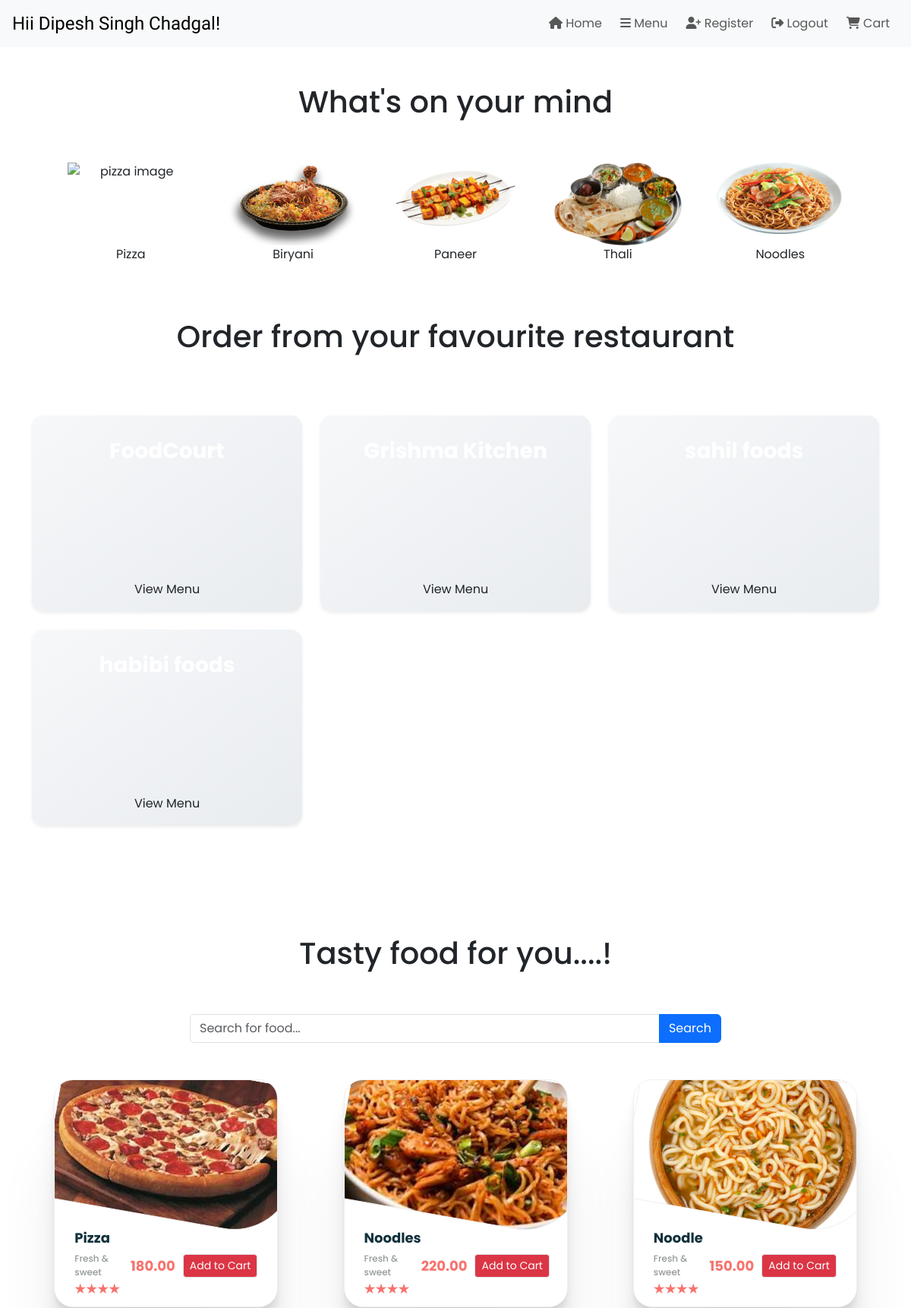
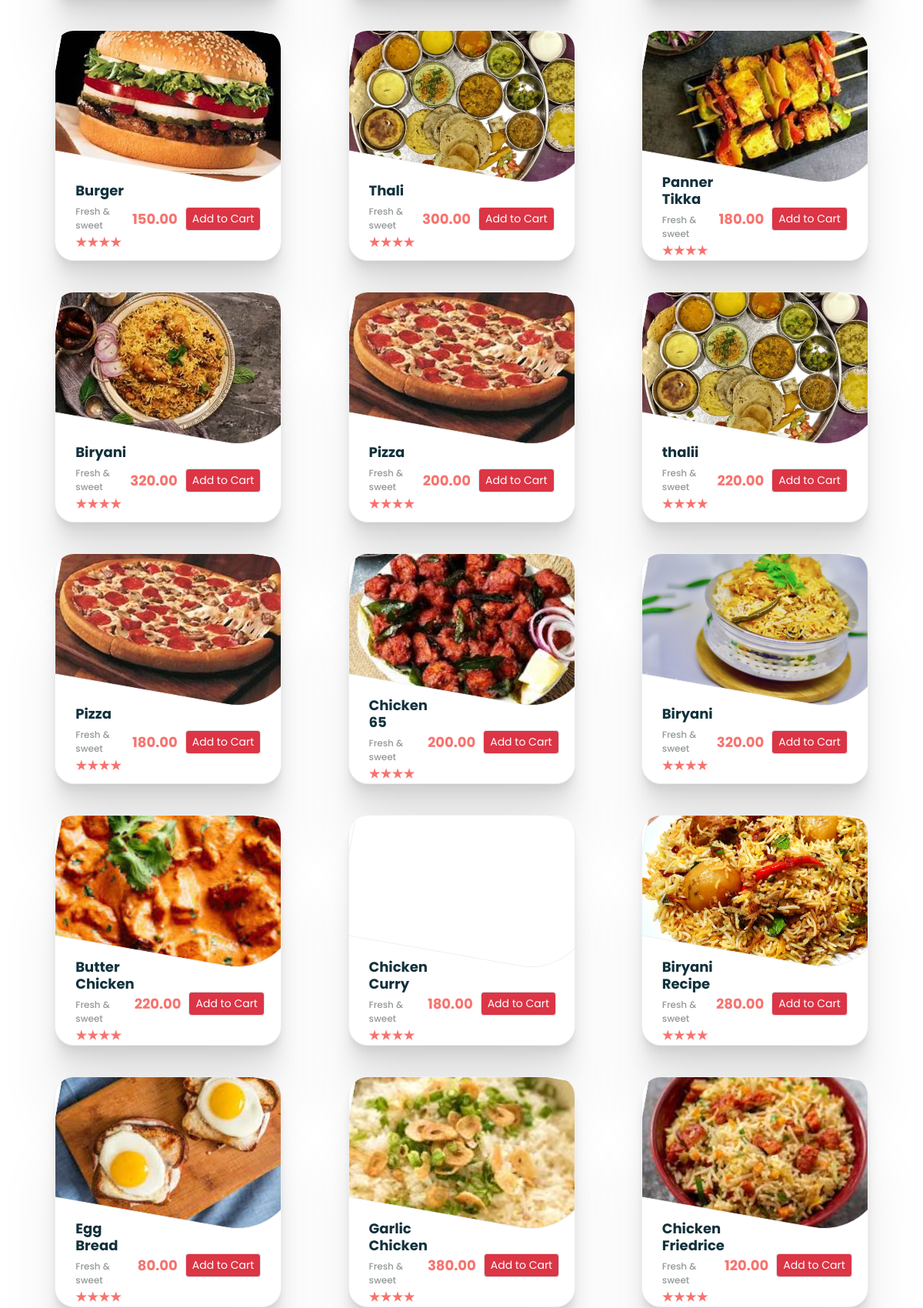
The page /menu/ (signed in, upper part) on the database its author committed (2 pictures, top to bottom).
### customer/models.py (models this page shows)
class CustomUser(AbstractUser):
    is_user = models.BooleanField(default=False)
    is_restaurant = models.BooleanField(default=False)

class customerUser(CustomUser):
    name = models.CharField(max_length=50)

### restaurant/models.py (models this page shows)
class restaurantUser(CustomUser):
    restaurantName = models.CharField(max_length=50)
    address = models.TextField()
    restaurantContact = PhoneNumberField()

class foodItems(models.Model):
    name = models.CharField(max_length=255)
    price = models.DecimalField(max_digits=10, decimal_places=2)
    image = models.ImageField(upload_to='images/')
    restaurantName = models.CharField(max_length=50)

### menu/views.py (the view, shortened to what this page needs)
# urls.py: path('menu/',menuviews.menu,name = 'menu'),
@login_required
def menu(request):
    user = request.user
    query = request.GET.get('q')
    foods = foodItems.objects.all()
    if query:
        foods = foods.filter(Q(name__icontains=query))
    cartEmpty = True
    if hasattr(user, 'customeruser'):
        name = user.customeruser.name
    else:
        name = "No name found"
    if 'cart' not in request.session:
        request.session['cart'] = {}
    list_restaurant = restaurantUser.objects.all()
    return render(request, 'index1.html', {
        'name': name,
        'foodItems': foods,
        'cart': request.session.get('cart', {}),
        'Empty': cartEmpty,
        'restaurant_list': list_restaurant
    })

### menu/templates/index1.html (shortened to what this page needs)
<!DOCTYPE html>
<html>
{% load static %}
<head>
    <link href="https://cdn.jsdelivr.net/npm/bootstrap@5.3.3/dist/css/bootstrap.min.css" rel="stylesheet"
>
    <link rel="stylesheet" href="https://cdn.jsdelivr.net/npm/bootstrap-icons@1.11.1/font/bootstrap-icons.css"
>
    <link rel="stylesheet" href={% static 'style.css' %}>
</head>
<body>
    {% include "header.html" %}
    <div class="container text-center justify-content-center">
        <br>
        <br>
        <h1>What's on your mind</h1>
        <br>
        <br>
        <section id='hehe' class="d-flex justify-content-evenly flex-wrap">
            <div class="main_items">
                <img class="img-fluid" src={% static 'pizza.png' %} alt="pizza image">
                <p>Pizza</p>
            </div>
            <div class="main_items">
                <img class="img-fluid" src={% static 'biryani.png' %} alt="biryani image">
                <p>Biryani</p>
            </div>
            <div class="main_items">
                <img class="img-fluid" src={% static 'paneer.png' %} alt="paneer image">
                <p>Paneer</p>
            </div>
            <div class="main_items">
                <img class="img-fluid" src={% static 'thali.png' %} alt="thali image">
                <p>Thali</p>
            </div>
            <div class="main_items">
                <img class="img-fluid" src={% static 'noodle.png' %} alt="noodle image">
                <p>Noodles</p>
            </div>
        </section>
    </div>
    <div class="container-fluid text-center d-flex justify-content-center flex-wrap py-4 mt-5">
        <h1>Order from your favourite restaurant</h1>
    </div>
    <section class="justify-content-evenly">
        <div class="container my-5">
            <div class="row g-4">
                {% for restaurant in restaurant_list %}
                <div class="col-md-4">
                    <div class="restaurant-card shadow-sm">
                        <video class="restaurant-video" autoplay loop muted>
                            <source src="{% static 'video' %}{{ forloop.counter }}.mp4" type="video/mp4">
                        </video>
                        <div class="restaurant-card-body d-flex flex-row container-fluid justify-content-around align-content-around">
                            <h5 class="restaurant-card-title">{{restaurant.restaurantName}}</h5>
                        </div>
                        <div class="restaurant-card-footer">
                            <a href="#" class="btn w-100">View Menu</a>
                        </div>
                    </div>
                </div>
                {% endfor %}
            </div>
    </section>
    <br>
    <br>
    <div class="container-fluid text-center d-flex justify-content-center flex-wrap py-5">
        <h1>Tasty food for you....!</h1>
    </div>
    <form method="GET" action="{% url 'menu' %}" class="mb-5">
        <div class="input-group custom-search">
            <input type="text" name="q" placeholder="Search for food..." class="form-control"
                value="{{ request.GET.q }}">
            <button type="submit" class="btn btn-primary">Search</button>
        </div>
    </form>
    <section class="cards d-flex justify-content-evenly flex-wrap">
        {% if foodItems is None %}
        <p>Khana Nhi milega</p>
        {% else %}
        {% for food in foodItems %}
        <div class="outer overflow-hidden">
            <div class="inner"
                style="background: url(/media/{{ food.image }}) no-repeat center center/cover; height: 200px;"></div>
            <div class="item d-flex align-items-center">
                <div class="item-details flex-grow-1">
                    <div class="item-name">
                        <h4>{{ food.name }}</h4>
                        <p>Fresh & sweet</p>
                    </div>
                    <div class="rating">
                        <div></div>
                        <div></div>
                        <div></div>
                        <div></div>
                    </div>
                </div>
                <div class="item-price-and-cart d-flex align-items-center">
                    <div class="item-price">
                        <p>{{ food.price }}</p>
                    </div>
                    <form action="#" method="post">
                        <div class="cart ml-4">
                            {% if food.id|stringformat:"s" in cart %}
                            <input type="submit" class="btn btn-success border btn-sm added-to-cart"
                                value="Added to Cart" disabled>
                            {% else %}
                            <input type="submit" class="btn btn-danger border btn-sm" value="Add to Cart">
                            {% endif %}
                        </div>
                    </form>
                </div>
            </div>
        </div>
        {% endfor %}
        {% endif %}
    </section>
</body>
</html>

### menu/templates/header.html (shortened to what this page needs)
{%load static%}
<link rel="stylesheet" href={%static 'style.css'%} >
<link rel="stylesheet" href="https://cdnjs.cloudflare.com/ajax/libs/font-awesome/6.5.2/css/all.min.css" />
<nav class="navbar navbar-expand-lg navbar-light bg-light text-muted position-sticky ">
  <a class="navbar-brand px-3"><span style="font-family: 'Poetsen One'; font-weight: 400; font-size: larger;">Hii {{ name }}!</span></a>
  <div class="collapse navbar-collapse justify-content-end px-3" style="font-family: 'Poppins';">
      <ul class="navbar-nav ml-auto">
          <li class="nav-item active px-1">
              <a class="nav-link" href="/"><i class="fas fa-home"></i> Home <span class="sr-only">(current)</span></a>
          </li>
          <li class="nav-item px-1">
              <a class="nav-link" href="/menu"><i class="fas fa-bars"></i> Menu</a>
          </li>
          <li class="nav-item px-1">
              <a class="nav-link" href={% url 'register' %}><i class="fas fa-user-plus"></i> Register</a>
          </li>
          <li class="nav-item px-1">
              <a class="nav-link" href={% url 'logout' %} ><i class="fas fa-sign-out-alt"></i> Logout</a>
          </li>
          {% if not Empty %}
          <li class="nav-item px-1">
              <a class="nav-link bg-danger blink_me" href="/cart"><i class="fas fa-shopping-cart "></i> Cart</a>
          </li>
          {% else %}
            <li class="nav-item px-1">
                <a class="nav-link" href="/cart"><i class="fas fa-shopping-cart "></i> Cart</a>
            </li>
          {% endif %}
      </ul>
  </div>
</nav>

### customer/templates/loader.html (shortened to what this page needs)
{%load static%}

### menu/templates/footer.html (shortened to what this page needs)
{%load static%}

### menu/static/style.css (style rules this page uses)
body { font-family: 'Poppins'; }
.main_items { width: 15%; height: auto; display: flex; flex-direction: column; align-self: stretch; justify-content: space-between; }
p { margin-bottom: 0; }
.outer { width: 295px; height: 300px; border-radius: 25px; background: #fff; border: 1px solid #f0f0f0; box-shadow: 0 3.4px 2.7px rgba(0, 0, 0, 0.022), 0 8.7px 6.9px rgba(0, 0, 0, 0.031), 0 17.7px 14.2px rgba(0, 0, 0, 0.039), 0 36.5px 29.2px rgba(0, 0, 0, 0.048), 0 100px 80px rgba(0, 0, 0, 0.07); overflow: visible; }
.inner { width: 325px; height: 90%; object-fit: cover; border: 1px solid #f0f0f0; border-bottom-right-radius: 80px; transform: translateX(-4px) translateY(-17px) rotate(10deg); }
.item { height: 30%; display: flex; justify-content: space-between; align-items: center; padding: 0 26px; }
.item-name h4 { font-size: 18px; font-weight: bold; color: #11313c; }
.item-name p { font-size: 12px; font-weight: 500; color: #949a98; }
.item-price { display: flex; flex-direction: column; }
.item-price p { font-size: 18px; font-weight: bold; color: #f7736e; text-align: right; }
.rating { display: flex; }
.rating > div { width: 15px; height: 15px; background: #f7736e; clip-path: polygon(50% 0%, 61% 35%, 98% 35%, 68% 57%, 79% 91%, 50% 70%, 21% 91%, 32% 57%, 2% 35%, 39% 35%); }

### menu/templates/index1.html (style rules this page uses)
.item { width: 100%; padding: 10px; }
.item-name { margin-bottom: 5px; }
.rating { margin-bottom: 10px; }
.cart { margin-left: auto; }
.item-price { margin-right: 10px; }
.outer { margin-bottom: 40px; width: calc(25% - 20px); margin-right: 15px; margin-left: 15px; display: inline-block; }
.restaurant-card { border: none; border-radius: 15px; overflow: hidden; transition: transform 0.3s, box-shadow 0.3s; background: linear-gradient(145deg, #f6f8fa, #e9ecef); box-shadow: 4px 4px 10px #d1d9e6, -4px -4px 10px #ffffff; position: relative; }
.restaurant-card:before { content: ''; position: absolute; top: 0; left: 0; width: 100%; height: 100%; z-index: 1; }
.restaurant-video { position: absolute; top: 0; left: 0; width: 100%; height: 200px; object-fit: cover; z-index: 0; }
.restaurant-card-body { padding: 30px; text-align: center; height: 200px; position: relative; z-index: 2; color: #fff; }
.restaurant-card-title { font-size: 1.75rem; margin-bottom: 20px; font-weight: 700; color: #fff; }
.restaurant-card-footer { padding: 15px; background-color: transparent; position: relative; z-index: 2; }
.restaurant-card-footer { font-size: 1rem; padding: 10px 20px; color: transparent; transition: color 0.3s, border-color 0.3s; }
.custom-search { max-width: 700px; margin: 0 auto; }
.custom-search .form-control { border-top-right-radius: 0; border-bottom-right-radius: 0; }
.custom-search .btn { border-top-left-radius: 0; border-bottom-left-radius: 0; }

### rows shown on the page
customerUser: name "Dipesh Singh Chadgal"
foodItems: image (picture), name "Pizza", price "180.00"
foodItems: image (picture), name "Noodles", price "220.00"
foodItems: image (picture), name "Noodle", price "150.00"
foodItems: image (picture), name "Burger", price "150.00"
foodItems: image (picture), name "Thali", price "300.00"
foodItems: image (picture), name "Panner Tikka", price "180.00"
foodItems: image (picture), name "Biryani", price "320.00"
foodItems: image (picture), name "Pizza", price "200.00"
foodItems: image (picture), name "thalii", price "220.00"
foodItems: image (picture), name "Pizza", price "180.00"
foodItems: image (picture), name "Chicken 65", price "200.00"
foodItems: image (picture), name "Biryani", price "320.00"
foodItems: image (picture), name "Butter Chicken", price "220.00"
foodItems: name "Chicken Curry", price "180.00"
foodItems: image (picture), name "Biryani Recipe", price "280.00"
foodItems: image (picture), name "Egg Bread", price "80.00"
foodItems: image (picture), name "Garlic Chicken", price "380.00"
foodItems: image (picture), name "Chicken Friedrice", price "120.00"
